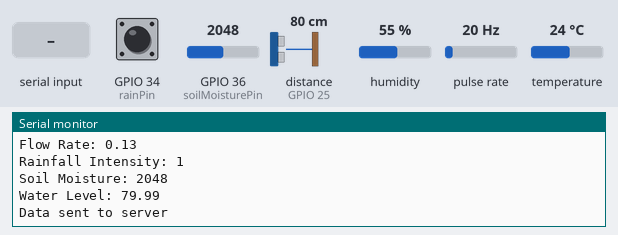
Recording of a sketch running on a simulated ESP32. Parts: the last lines printed to the serial monitor. Wiring (inferred from the names in the program): ultrasonic range finder: trigger GPIO 33; echo GPIO 25; pulse sensor: data GPIO 32. The test bench sets the inputs (shaded band); at power-on: distance to the obstacle (sensor on GPIO 25) 80 cm, pulse rate 20 Hz, temperature 24 °C, GPIO 36 (soilMoisturePin) = 2048, GPIO 34 (rainPin) HIGH, humidity 55 %. The echo pulse lasts 58.3 µs per cm; WiFi joins after 1.5 s; servers stay silent unless stated.

Above: at 3.2 s.
3.3 s: "1" received over Serial
At 7.6 s:
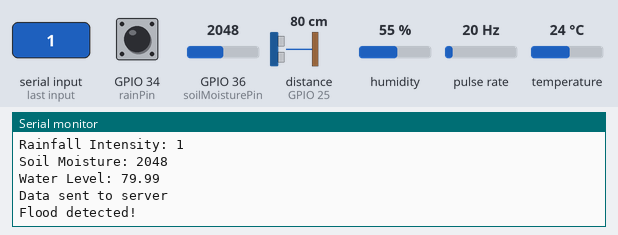
7.9 s: "0" received over Serial
At 10.8 s:
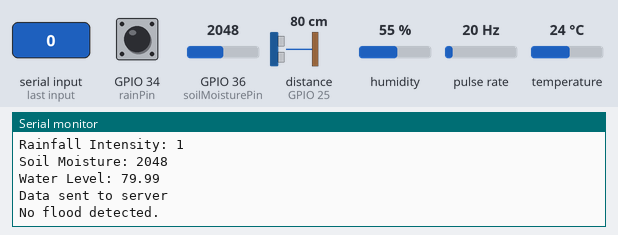
11.1 s: distance to the obstacle (sensor on GPIO 25) set to 2 cm
At 11.88 s:
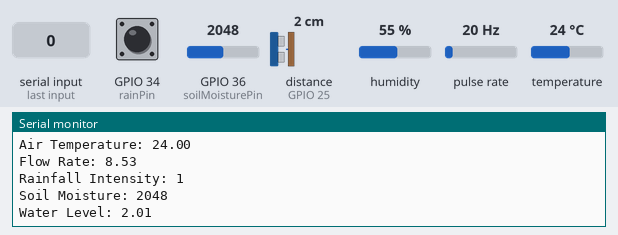
12.6 s: pulse rate (sensor on GPIO 32) set to 4 Hz
At 13.7 s:
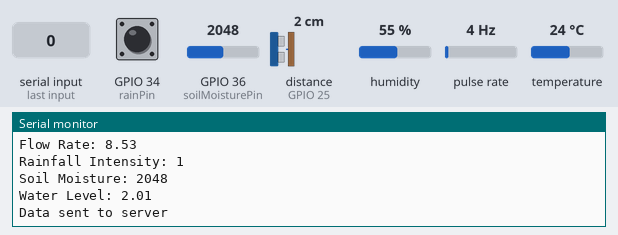
14.1 s: temperature set to 12 °C
At 15.11 s:
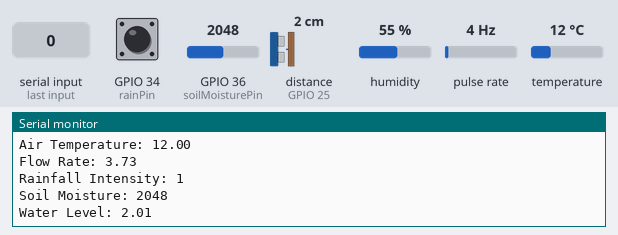
15.6 s: GPIO 36 (soilMoisturePin) set to 2866
At 16.2 s:
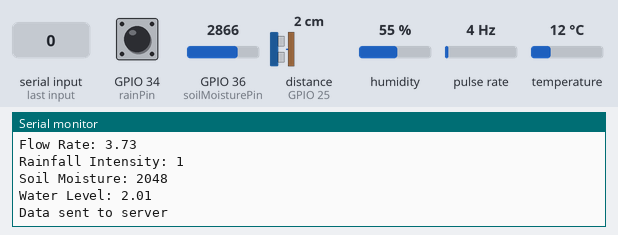
Timing chart, 0 to 18.1 s (numbered marks = the images above; inputs shaded):
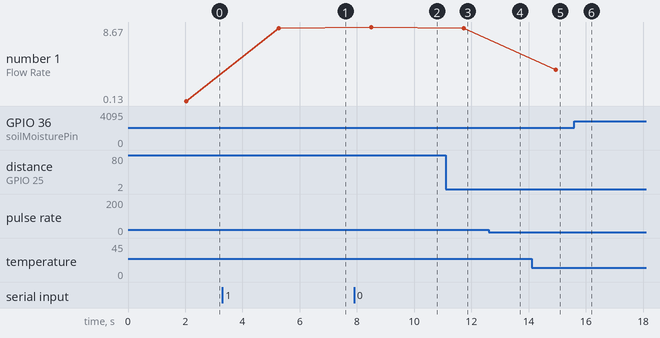

The sketch:

code2.ino
```cpp
#include <Wire.h>
#include <DHT.h>
#include <WiFi.h>
#include <HTTPClient.h>

const char *ssid = "Iphone 14";
const char *password = "0987654321";
const String serverAddress = "127.0.0.1";
const int serverPort = 5100;

#define DHTPIN 4
#define DHTTYPE DHT11
DHT dht(DHTPIN, DHTTYPE);

const int rainPin = 34;      // YL-83 Rain Sensor pin
const int soilMoisturePin = 36; // Soil Moisture Sensor pin
const int flowSensorPin = 32;  // YF-S201 Flow Sensor pin
const int ultrasonicTrigPin = 33;  // JSN-SR04T Trigger Pin
const int ultrasonicEchoPin = 25;  // JSN-SR04T Echo Pin

String device_id = "ab010";

WiFiClient client;

float latitude = 10.8279133;
float longitude = 77.0579365;

volatile int flowPulseCount = 0;  // Flow pulse count

void setup() {
  Serial.begin(115200);
  WiFi.begin(ssid, password);
  Serial.print("Connecting to Wi-Fi");
  while (WiFi.status() != WL_CONNECTED) {
    delay(1000);
    Serial.print(".");
  }
  Serial.println("Connected to Wi-Fi");

  dht.begin();

  pinMode(rainPin, INPUT);
  pinMode(soilMoisturePin, INPUT);
  pinMode(flowSensorPin, INPUT);
  pinMode(ultrasonicTrigPin, OUTPUT);
  pinMode(ultrasonicEchoPin, INPUT);

  attachInterrupt(digitalPinToInterrupt(flowSensorPin), countFlowPulse, FALLING);
}

void loop() {
  float airTemperature = dht.readTemperature();
  int rainfallIntensity = digitalRead(rainPin);
  int soilMoisture = analogRead(soilMoisturePin);
  float flowRate = calculateFlowRate();
  float waterLevel = getWaterLevel();

  Serial.print("Air Temperature: ");
  Serial.println(airTemperature);

  Serial.print("Flow Rate: ");
  Serial.println(flowRate);

  Serial.print("Rainfall Intensity: ");
  Serial.println(rainfallIntensity);

  Serial.print("Soil Moisture: ");
  Serial.println(soilMoisture);

  Serial.print("Water Level: ");
  Serial.println(waterLevel);

  sendDataToServer(airTemperature,flowRate, rainfallIntensity, soilMoisture, waterLevel);

  if (Serial.available() > 0) {
    char receivedData = Serial.read();

    if (receivedData == '1') {
      Serial.println("Flood detected!");
    } else if (receivedData == '0') {
      Serial.println("No flood detected.");
    }
  }

  delay(2000);
}

void countFlowPulse() {
  flowPulseCount++;
}

float calculateFlowRate() {
  float flowRate = (flowPulseCount / 7.5); // Conversion factor for YF-S201 to get L/min
  flowPulseCount = 0;  // Reset pulse count after reading
  return flowRate;
}

float getWaterLevel() {
  digitalWrite(ultrasonicTrigPin, LOW);
  delayMicroseconds(2);
  digitalWrite(ultrasonicTrigPin, HIGH);
  delayMicroseconds(10);
  digitalWrite(ultrasonicTrigPin, LOW);

  long duration = pulseIn(ultrasonicEchoPin, HIGH);
  float distance = (duration * 0.0343) / 2;
  return distance;
}

void sendDataToServer(float airTemperature, int rainfallIntensity, int soilMoisture, float flowRate, float waterLevel) {
  if (client.connect(serverAddress.c_str(), serverPort)) {
    String payload = "{\"device_id\":\"" + device_id + "\",\"latitude\":" + String(latitude) +
                     ",\"longitude\":" + String(longitude) + ",\"airTemperature\":" + String(airTemperature) +
                     ",\"flowRate\":" + String(flowRate) + ",\"rainfallIntensity\":" + String(rainfallIntensity) + ",\"soilMoisture\":" + String(soilMoisture) +
                      ",\"waterLevel\":" + String(waterLevel) + "}";

    client.print("POST /api/data HTTP/1.1\r\n");
    client.print("Host: ");
    client.print(serverAddress);
    client.print("\r\n");
    client.print("Content-Type: application/json\r\n");
    client.print("Content-Length: ");
    client.print(payload.length());
    client.print("\r\n\r\n");
    client.print(payload);

    Serial.println("Data sent to server");
  } else {
    Serial.println("Connection to server failed");
  }

  client.stop();
  delay(1000);
}
```

Measured:
- after the input at 3.3 s, the serial monitor: prints a new line after 3.2 s (image 1)
- after the input at 7.9 s, the serial monitor: prints a new line after 1.8 s (image 2)
- after the input at 11.1 s, the serial monitor: prints a new line after 0.63 s (image 3)
- after the input at 14.1 s, the serial monitor: prints a new line after 0.85 s (image 5)
